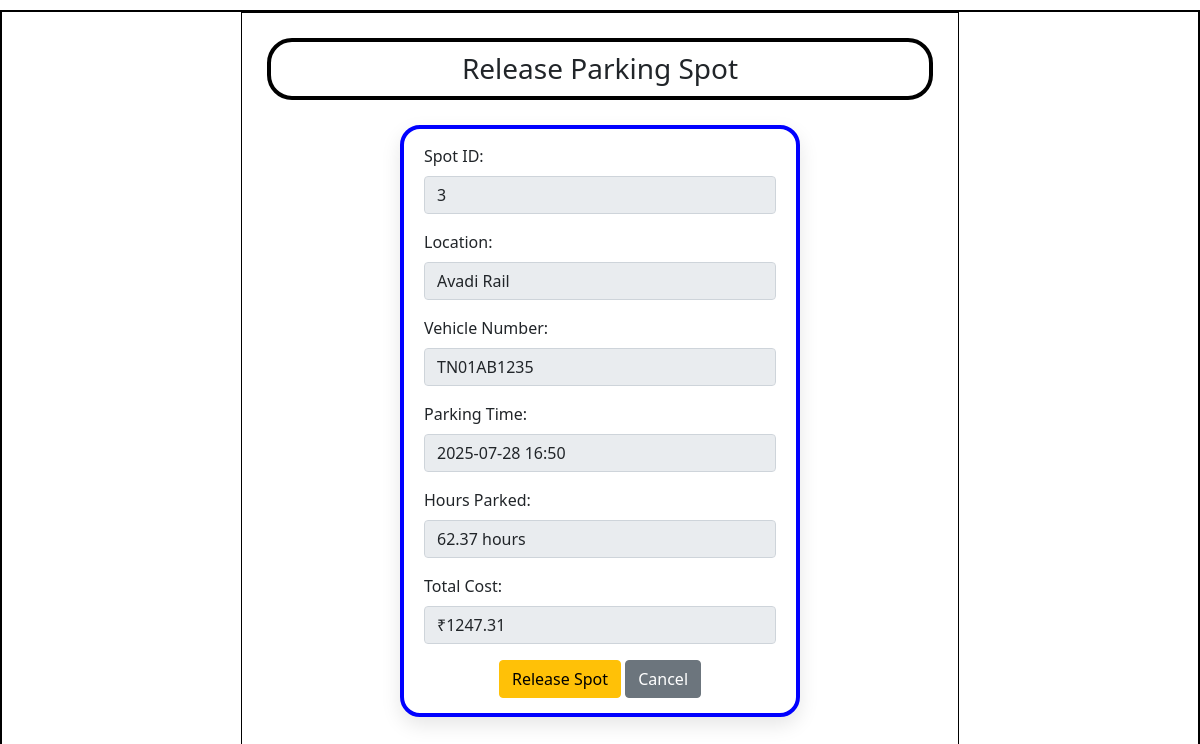
Before: /release-spot/3/3 with the older database file.
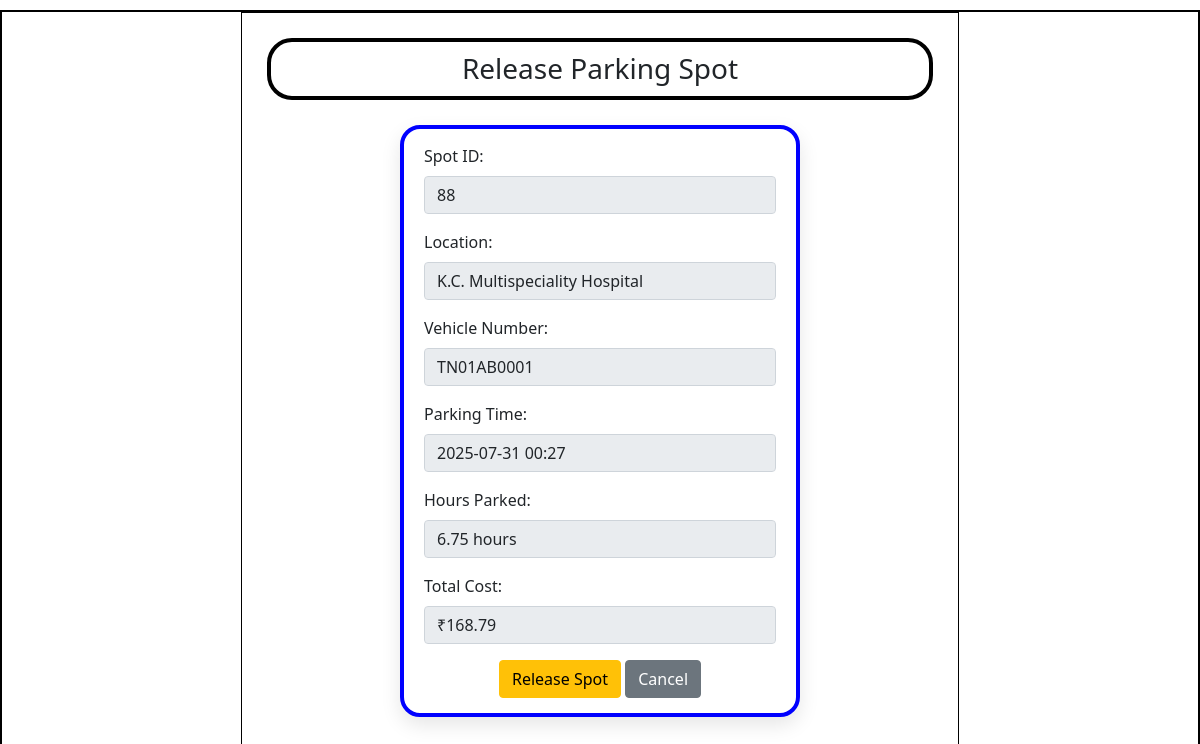
After: the same page with the newer database file.
### application/models.py (models this page shows)
class ParkingSpot(db.Model):
    id = db.Column(db.Integer, primary_key=True)
    lot_id = db.Column(db.Integer, db.ForeignKey('parking_lot.id'), nullable=False)
    status = db.Column(db.String(), default='available')
    reservations = db.relationship('Reservation', backref='spot', cascade='all, delete-orphan')

class ParkingLot(db.Model):
    id = db.Column(db.Integer, primary_key=True)
    prime_location_name = db.Column(db.String(), nullable=False)
    price = db.Column(db.Float, nullable=False)
    address = db.Column(db.String(), nullable=False)
    pin_code = db.Column(db.String(), nullable=False)
    max_spots = db.Column(db.Integer, nullable=False)
    spots = db.relationship('ParkingSpot', backref='lot', cascade='all, delete-orphan')

class User(db.Model):
    id = db.Column(db.Integer, primary_key=True)
    first_name = db.Column(db.String(), nullable=False)
    last_name = db.Column(db.String(), nullable=False)
    email = db.Column(db.String(), unique=True, nullable=False)
    pwd = db.Column(db.String(), nullable=False)
    vehicle_reg = db.Column(db.String(), unique=True, nullable=False)
    address = db.Column(db.String(), nullable=False)
    pincode = db.Column(db.String(), nullable=False)
    phone_number = db.Column(db.String(), unique=True, nullable=False)
    gender = db.Column(db.String())
    age = db.Column(db.Integer)
    type = db.Column(db.String(), default='general')
    reservations = db.relationship('Reservation', backref='user')

class Reservation(db.Model):
    id = db.Column(db.Integer, primary_key=True)
    spot_id = db.Column(db.Integer, db.ForeignKey('parking_spot.id'), nullable=False)
    user_id = db.Column(db.Integer, db.ForeignKey('user.id'), nullable=False)
    parking_timestamp = db.Column(db.DateTime, nullable=False)
    leaving_timestamp = db.Column(db.DateTime, nullable=True)
    cost_per_unit_time = db.Column(db.Float, nullable=False)
    vehicle_num = db.Column(db.String(), nullable=False)

### application/controllers.py (the view, shortened to what this page needs)
@app.route("/release-spot/<int:user_id>/<int:reservation_id>", methods=["GET", "POST"])
def release_spot(user_id, reservation_id):
    this_user = User.query.get(user_id)
    reservation = Reservation.query.get(reservation_id)
    if not reservation or reservation.user_id != user_id:
        return "Invalid reservation!..."
    spot = ParkingSpot.query.get(reservation.spot_id)
    lot = ParkingLot.query.get(spot.lot_id) if spot else None
    parking_duration = (datetime.utcnow() + timedelta(hours=5, minutes=30)) - reservation.parking_timestamp
    hours_parked = parking_duration.total_seconds() / 3600
    total_cost = hours_parked * reservation.cost_per_unit_time
    return render_template("release_spot.html", this_user=this_user, reservation=reservation, spot=spot, lot=lot, hours_parked=round(hours_parked, 2), total_cost=round(total_cost, 2))

### templates/release_spot.html (shortened to what this page needs)
<!DOCTYPE html>
<html lang="en">
<head>
    <link rel="stylesheet" href="/static/style.css">
    <link href="https://cdn.jsdelivr.net/npm/bootstrap@5.0.2/dist/css/bootstrap.min.css" rel="stylesheet">
</head>
<body>
    <div id="main">
        <div id="canvas">
            <div id="content">
                <h3 class="headings text-center">Release Parking Spot</h3>
                <form action="/release-spot/{{this_user.id}}/{{reservation.id}}" method="POST">
                    <div id="form-body">
                        <div class="mb-3">
                            <label for="spot-id" class="form-label">Spot ID:</label>
                            <input type="text" class="form-control" id="spot-id" value="{{spot.id}}" readonly>
                        </div>
                        <div class="mb-3">
                            <label for="location" class="form-label">Location:</label>
                            <input type="text" class="form-control" id="location" value="{{lot.prime_location_name}}" readonly>
                        </div>
                        <div class="mb-3">
                            <label for="vehicle-num" class="form-label">Vehicle Number:</label>
                            <input type="text" class="form-control" id="vehicle-num" value="{{this_user.vehicle_reg}}" readonly>
                        </div>
                        <div class="mb-3">
                            <label for="park-time" class="form-label">Parking Time:</label>
                            <input type="text" class="form-control" id="park-time" value="{{reservation.parking_timestamp.strftime('%Y-%m-%d %H:%M')}}" readonly>
                        </div>
                        <div class="mb-3">
                            <label for="hours-parked" class="form-label">Hours Parked:</label>
                            <input type="text" class="form-control" id="hours-parked" value="{{hours_parked}} hours" readonly>
                        </div>
                        <div class="mb-3">
                            <label for="total-cost" class="form-label">Total Cost:</label>
                            <input type="text" class="form-control" id="total-cost" value="₹{{total_cost}}" readonly>
                        </div>
                        <div class="text-center">
                            <button type="submit" class="btn btn-warning">Release Spot</button>
                            <a href="/user_dashboard/{{ this_user.id }}" class="btn btn-secondary">Cancel</a>
                        </div>
                    </div>
                </form>
            </div>
        </div>
    </div>
</body>
</html>

Changed rows visible on the page:
no longer on this page (row unchanged): ParkingSpot: id "3"
no longer on this page (row edited): ParkingLot: prime_location_name "Avadi Rail"
added ParkingSpot: id "88"
added ParkingLot: prime_location_name "K.C. Multispeciality Hospital"
changed User: vehicle_reg "TN01AB1235" → "TN01AB0001"
changed Reservation: parking_timestamp "2025-07-28 16:50" → "2025-07-31 00:27"
Other visible differences:
form field hours_parked: "62.37 hours" → "6.75 hours"
form field total_cost: "₹1247.31" → "₹168.79"
